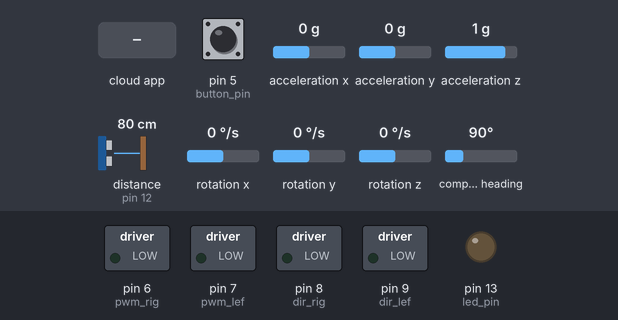
A sketch run on a simulated Arduino Mega 2560, built with avr-gcc and run on an emulated ATmega2560. Shown: switched loads named in the sketch (green lamp = pin HIGH), output pins drawn as LEDs (lit = HIGH). Inputs (shaded band) come from the test bench; at power-on: pin 5 (button_pin) HIGH, acceleration x 0 g, acceleration y 0 g, acceleration z 1 g, distance to the obstacle (sensor on pin 12) 80 cm, rotation x 0 °/s, rotation y 0 °/s, rotation z 0 °/s, compass heading 90°. The echo pulse lasts 58.3 µs per cm; the ROS host is connected and sends only what is stated.

Above: at 1.2 s.
1.3 s: the phone or cloud app sets linear.x to -100
At 1.9 s:
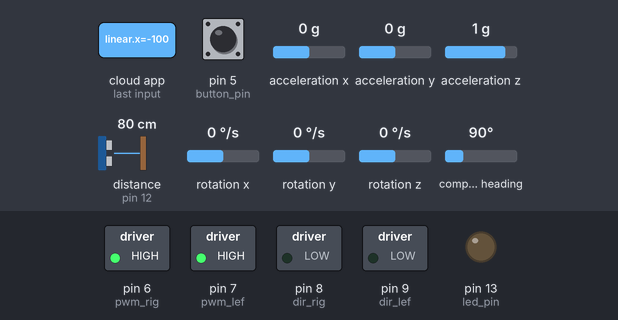
3.8 s: the phone or cloud app sets linear.x to 100
At 4.6 s:
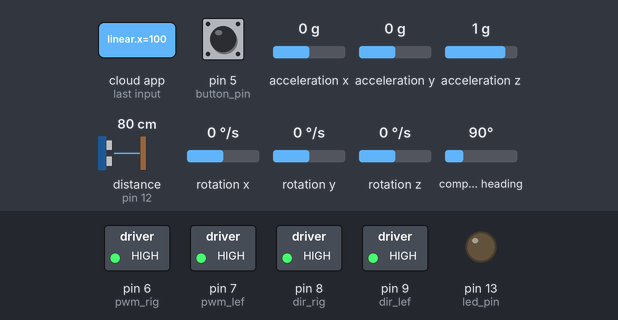
At 5.8 s:
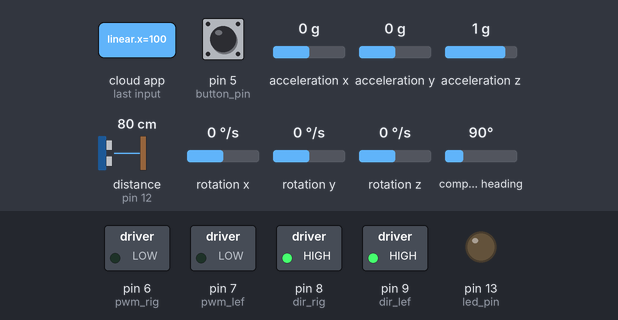
Timing chart, 0 to 7.3 s (numbered marks = the images above; inputs shaded):
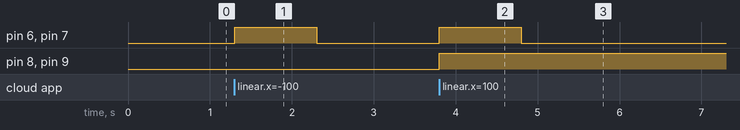

The sketch:

AUE_V2-2.ino
```cpp
//------------------------Header Files Includes--------------------------------------//
#define USE_USBCON
#include <Wire.h>
#include <PID_v1.h>
#include <ros.h>
#include <std_msgs/String.h>
#include <geometry_msgs/Vector3Stamped.h>
#include <geometry_msgs/Twist.h>
#include <geometry_msgs/Pose2D.h>
#include <ros/time.h>
#include <ArduinoHardware.h>
#include <std_msgs/Float64.h>
#include <Adafruit_BNO055.h>
#include <utility/imumaths.h>
#include <tf/transform_broadcaster.h>
#include <sensor_msgs/Imu.h>
#include <sensor_msgs/Range.h>
#include <std_msgs/Bool.h>
#include <Ultrasonic.h>

//*************** Motor Pin Numbers Declaration ************************************************************************************************************************//
#define dir_rig 8
#define pwm_rig 6
#define dir_lef 9
#define pwm_lef 7

// Interrupt pin macros for right motor encoders
#define INTERRUPT_PIN_RAIS_A_RIG 31
//#define INTERRUPT_PIN_FAL_A_RIG 33 // comment these line bcoz using two pins for right encoder
#define INTERRUPT_PIN_RAIS_B_RIG 35
//#define INTERRUPT_PIN_FAL_B_RIG 37  comment these line bcoz using two pins for right encoder

// Interrupt pin macros for left motor encoders
#define INTERRUPT_PIN_RAIS_A_LEF 22
//#define INTERRUPT_PIN_FAL_A_LEF 23 //comment these line bcoz using two pins for right encoder
#define INTERRUPT_PIN_RAIS_B_LEF 24
//#define INTERRUPT_PIN_FAL_B_LEF 25  //comment these line bcoz using two pins for right encoder

//*************** Loop Time Declaration ********************************************
#define LOOPTIME 100  // Looptime in milliseconds
const byte noCommLoopMax = 10;  // Max loops without communication before stopping
unsigned int noCommLoops = 0;  // Counter for loops without communication
Adafruit_BNO055 bno = Adafruit_BNO055(55, 0x28);

//*************** Exit Sensor Declaration *******************************************
const int button_pin = 5;
const int led_pin = 13;
bool last_reading;
long last_debounce_time = 0;
long debounce_delay = 6000;
bool published = true;

//*************** Ultrasonic Input Pin Numbers Declaration **************************
Ultrasonic ultrasonic_m(11, 12);  // 11 trig, 12 echo
long ultra_last_debounce_time = 0;
long ultra_debounce_delay = 60000;
int duration;
int distance;
int ultracount;
int u_m;

//*************** Encoder Input Pin Numbers Declaration *****************************
volatile byte state = LOW;
signed long int count_rig = 0, count_lef = 0;
int en_a_state_rig = 0, en_b_state_rig = 0, en_a_las_state_rig = 0, en_b_las_state_rig = 0;
int en_a_state_lef = 0, en_b_state_lef = 0, en_a_las_state_lef = 0, en_b_las_state_lef = 0;

long encoder_left = 0;
long encoder_right = 0;

//*************** Speed Declaration *************************************************
const double speed_pwm = 0.00148;  // DC motors
const double min_speed_cmd = 0.02962;  // 100 RPM
unsigned long lastMilli = 0, lm = 0;
const double radius = 0.0625;  // Wheel radius in meters
const double wheelbase = 0.32;  // Wheelbase in meters

double c_r = 0, c_l = 0;

double speed_req = 0;  // Desired linear speed for the robot in m/s
double angular_speed_req = 0;  // Desired angular speed in rad/s

double speed_req_left = 0;  // Desired speed for left wheel in m/s
double speed_act_left = 0;  // Actual speed for left wheel in m/s
double speed_cmd_left = 0;  // Commanded speed for left wheel in m/s

double speed_req_right = 0;  // Desired speed for right wheel in m/s
double speed_act_right = 0;  // Actual speed for right wheel in m/s
double speed_cmd_right = 0;  // Commanded speed for right wheel in m/s

const double max_speed = 0.03599;  // Max speed in m/s

// Initialize PWM values to zero
int PWM_leftMotor = 0;
int PWM_rightMotor = 0;
int d = 0;

//*************** PID Declaration ***************************************************
const double PID_left_param[] = {0.24, 0, 1};  // Kp, Ki, Kd for left motor PID
const double PID_right_param[] = {0.24, 0, 1};  // Kp, Ki, Kd for right motor PID
PID PID_leftMotor(&speed_act_left, &speed_cmd_left, &speed_req_left,
                  PID_left_param[0], PID_left_param[1], PID_left_param[2], DIRECT);
PID PID_rightMotor(&speed_act_right, &speed_cmd_right, &speed_req_right,
                   PID_right_param[0], PID_right_param[1], PID_right_param[2], DIRECT);

ros::NodeHandle nh;

//*************** Function to Handle cmd_vel ***************************************
void handle_cmd(const geometry_msgs::Twist& cmd_vel) {
  noCommLoops = 0;  // Reset the counter for number of loops without communication

  speed_req = cmd_vel.linear.x;  // Extract the commanded linear speed
  angular_speed_req = cmd_vel.angular.z;  // Extract the commanded angular speed

  speed_req_left = speed_req - angular_speed_req * (wheelbase / 2);  // Calculate left motor speed
  speed_req_right = speed_req + angular_speed_req * (wheelbase / 2);  // Calculate right motor speed
}

//*************** Declaration of PUB & SUB Message Types ***************************

geometry_msgs::Pose2D pwm_output_msg;
geometry_msgs::Pose2D encoder_msg;
geometry_msgs::Vector3Stamped speed_msg;
sensor_msgs::Imu imu_msg;
sensor_msgs::Range sonar_msg_m;  // Ultrasonic
std_msgs::Bool pushed_msg;
geometry_msgs::TransformStamped t;
geometry_msgs::TransformStamped l;
tf::TransformBroadcaster broadcaster;
char base_link[] = "/base_link";
char imu_frame[] = "/imu";
char ultra_frame[] = "/ultrasonic";

ros::Publisher pub_sonar_m("rangeSonar", &sonar_msg_m);
ros::Publisher pub_button("pushed", &pushed_msg);
ros::Publisher imu_pub("imu_data", &imu_msg);
ros::Subscriber<geometry_msgs::Twist> cmd_vel("cmd_vel", handle_cmd);
ros::Publisher speed_pub("speed", &speed_msg);
ros::Publisher pwm_output_pub("pwm_output", &pwm_output_msg);
ros::Publisher encoder_pub("encoder", &encoder_msg);


/************************************************************************************************
                                          SETUP FUNCTION
 ************************************************************************************************/
void setup()
{
  // Initialize ROS node
  nh.initNode();

  // Set baud rate for ROS serial communication
  nh.getHardware()->setBaud(115200);

  // Subscribe to ROS topic for velocity commands
  nh.subscribe(cmd_vel);

  // Prepare to publish speed in ROS topics
  nh.advertise(speed_pub);
  nh.advertise(encoder_pub);
  nh.advertise(pwm_output_pub);
  nh.advertise(imu_pub);
  nh.advertise(pub_button);
  nh.advertise(pub_sonar_m);

  // Initialize broadcaster for ROS
  broadcaster.init(nh);

  /************************************************************************************************
                                                         Exit & Ultra
  ************************************************************************************************/
  ultrasonic_m.setTimeout(40000UL);

  // Configure pins for LEDs and button
  pinMode(led_pin, OUTPUT);
  pinMode(button_pin, INPUT);

  // Enable the pull-up resistor on the button
  digitalWrite(button_pin, HIGH);

  // The button is a normally open button
  // last_reading = ! digitalRead(button_pin);

  /**************************************************************
    BNO055 Testing
  **************************************************************/
  while (!bno.begin())
  {
    nh.loginfo("No BNO055 detected");
  }

  /**************************************************************
    Encoders and Motors Initialization
  **************************************************************/
  // Set up motor control pins
  pinMode(pwm_rig, OUTPUT);
  pinMode(dir_rig, OUTPUT);
  pinMode(pwm_lef, OUTPUT);
  pinMode(dir_lef, OUTPUT);


//  pinMode(trigPin, OUTPUT);
//  pinMode(echoPin, INPUT);


  // Set up interrupt pins for right motor encoders
  pinMode(INTERRUPT_PIN_RAIS_A_RIG, INPUT_PULLUP);
  attachInterrupt(digitalPinToInterrupt(INTERRUPT_PIN_RAIS_A_RIG), rais_a_rig, CHANGE); // Change Interrupt state to RISING to CHANGE State

  //  pinMode(INTERRUPT_PIN_FAL_A_RIG, INPUT_PULLUP);
  //  attachInterrupt(digitalPinToInterrupt(INTERRUPT_PIN_FAL_A_RIG), fall_a_rig, FALLING);

  pinMode(INTERRUPT_PIN_RAIS_B_RIG, INPUT_PULLUP);
  attachInterrupt(digitalPinToInterrupt(INTERRUPT_PIN_RAIS_B_RIG), rais_b_rig, CHANGE);// Change Interrupt state to RISING to CHANGE State

  //  pinMode(INTERRUPT_PIN_FAL_B_RIG, INPUT_PULLUP);
  //  attachInterrupt(digitalPinToInterrupt(INTERRUPT_PIN_FAL_B_RIG), fall_b_rig, FALLING);

  // Set up interrupt pins for left motor encoders
  pinMode(INTERRUPT_PIN_RAIS_A_LEF, INPUT_PULLUP);
  attachInterrupt(digitalPinToInterrupt(INTERRUPT_PIN_RAIS_A_LEF), rais_a_lef, CHANGE);// Change Interrupt state to RISING to CHANGE State

  //  pinMode(INTERRUPT_PIN_FAL_A_LEF, INPUT_PULLUP);
  //  attachInterrupt(digitalPinToInterrupt(INTERRUPT_PIN_FAL_A_LEF), fall_a_lef, FALLING);

  pinMode(INTERRUPT_PIN_RAIS_B_LEF, INPUT_PULLUP);
  attachInterrupt(digitalPinToInterrupt(INTERRUPT_PIN_RAIS_B_LEF), rais_b_lef, CHANGE);// Change Interrupt state to RISING to CHANGE State

  //  pinMode(INTERRUPT_PIN_FAL_B_LEF, INPUT_PULLUP);
  //  attachInterrupt(digitalPinToInterrupt(INTERRUPT_PIN_FAL_B_LEF), fall_b_lef, FALLING);
}

/************************************************************************************************
                                          LOOP FUNCTION
 ************************************************************************************************/
void loop()
{
  nh.spinOnce();

  if ((millis() - lastMilli) >= LOOPTIME) {
    lastMilli = millis();

    // Read and calculate speeds
    c_l = count_lef;
    c_r = count_rig;

    if (abs(count_lef) < 5) {
      speed_act_left = 0; // Ignore minor disturbances
    } else {
      speed_act_left = ((c_l / 2800.0) * 2 * (22 / 7.0) * radius) * (1000.0 / LOOPTIME); // Change the tick value 2786 to 2800
    }

    if (abs(count_rig) < 5) {
      speed_act_right = 0; // Ignore minor disturbances
    } else {
      speed_act_right = ((c_r / 2800.0) * 2 * (22 / 7.0) * radius) * (1000.0 / LOOPTIME); // Change the tick value 2786 to 2800
    }

    encoder_left += count_lef;
    encoder_right += count_rig;

    // Reset encoder counts
    count_lef = 0;
    count_rig = 0;

    // Left Motor Control
    speed_cmd_left = constrain(speed_cmd_left, -max_speed, max_speed);
    PID_leftMotor.Compute(); // Compute PWM for left motor
    PWM_leftMotor = constrain(
                      ((speed_req_left + sgn(speed_req_left) * min_speed_cmd) / speed_pwm) +
                      (speed_cmd_left / speed_pwm),
                      -255, 255
                    );

    if (noCommLoops >= noCommLoopMax) {
      analogWrite(pwm_lef, 0); // Stop motor if communication timeout
    } else if (speed_req_left == 0) {
      analogWrite(pwm_lef, 0); // Stop motor if no speed request
    } else if (PWM_leftMotor > 0) {
      analogWrite(pwm_lef, PWM_leftMotor); // Move forward
      digitalWrite(dir_lef, HIGH);
    } else {
      analogWrite(pwm_lef, abs(PWM_leftMotor)); // Move backward
      digitalWrite(dir_lef, LOW);
    }

    // Right Motor Control
    speed_cmd_right = constrain(speed_cmd_right, -max_speed, max_speed);
    PID_rightMotor.Compute(); // Compute PWM for right motor
    PWM_rightMotor = constrain(
                       ((speed_req_right + sgn(speed_req_right) * min_speed_cmd) / speed_pwm) +
                       (speed_cmd_right / speed_pwm),
                       -255, 255
                     );

    if (noCommLoops >= noCommLoopMax) {
      analogWrite(pwm_rig, 0); // Stop motor if communication timeout
    } else if (speed_req_right == 0) {
      analogWrite(pwm_rig, 0); // Stop motor if no speed request
    } else if (PWM_rightMotor > 0) {
      analogWrite(pwm_rig, PWM_rightMotor); // Move forward
      digitalWrite(dir_rig, HIGH);
    } else {
      analogWrite(pwm_rig, abs(PWM_rightMotor)); // Move backward
      digitalWrite(dir_rig, LOW);
    }

    // Increment communication loops counter
    noCommLoops++;
    if (noCommLoops == 65535) {
      noCommLoops = noCommLoopMax; // Prevent overflow
    }

    // Sensor updates and data publishing
    updateimu();
    publishSpeed();
    updateexit();
    updateultra();
  }
}

/********************************************************************************************
                                    Publish speed function
*********************************************************************************************/
void publishSpeed() {
  // Update speed message
  speed_msg.header.stamp = nh.now();           // Timestamp for odometry data
  speed_msg.vector.x = speed_act_left;         // Left wheel speed (m/s)
  speed_msg.vector.y = speed_act_right;        // Right wheel speed (m/s)
  speed_msg.vector.z = 0.1;                    // Loop time (should match LOOPTIME in seconds)
  speed_pub.publish(&speed_msg);

  // Update encoder message
  encoder_msg.x = millis();                    // Current timestamp in milliseconds
  encoder_msg.y = encoder_right;               // Right wheel encoder count
  encoder_pub.publish(&encoder_msg);

  // Update PWM output message
  pwm_output_msg.x = PWM_leftMotor;            // PWM value for left motor
  pwm_output_msg.y = PWM_rightMotor;           // PWM value for right motor
  pwm_output_pub.publish(&pwm_output_msg);

  // Publish IMU data
  imu_pub.publish(&imu_msg);

  // Trigger ROS communication
  nh.spinOnce();

  // Optional log for debugging (can be disabled in production)
  nh.loginfo("Odometry data published");
}


/**************************************************************************************
                                  update imu
**************************************************************************************/
void updateimu() {
  nh.spinOnce();
  imu::Quaternion quat = bno.getQuat();
  sensors_event_t orientationData , angVelocityData , linearAccelData, magnetometerData, accelerometerData, gravityData;
  bno.getEvent(&angVelocityData, Adafruit_BNO055::VECTOR_GYROSCOPE);
  //bno.getEvent(&linearAccelData, Adafruit_BNO055::VECTOR_LINEARACCEL);
  bno.getEvent(&accelerometerData, Adafruit_BNO055::VECTOR_ACCELEROMETER);
  imu_msg.header.stamp = nh.now();
  imu_msg.header.frame_id = "imu";
  imu_msg.orientation.x = quat.x();
  imu_msg.orientation.y = quat.y();
  imu_msg.orientation.z = quat.z();
  imu_msg.orientation.w = quat.w();
  imu_msg.angular_velocity.x = angVelocityData.gyro.x;
  imu_msg.angular_velocity.y = angVelocityData.gyro.y;
  imu_msg.angular_velocity.z = angVelocityData.gyro.z;
  imu_msg.linear_acceleration.x = accelerometerData.acceleration.x;
  imu_msg.linear_acceleration.y = accelerometerData.acceleration.y;
  imu_msg.linear_acceleration.z = accelerometerData.acceleration.z;

  l.header.frame_id = base_link;
  l.child_frame_id = imu_frame;
  // l.header.frame_id = imu_frame;
  l.transform.rotation.x = 0;
  l.transform.rotation.y = 0;
  l.transform.rotation.z = 0;
  l.transform.rotation.w = 1.0;
  l.header.stamp = nh.now();
  // if ((millis() - lm) >= 1000)
  { lm = millis();
    broadcaster.sendTransform(l);
  }

}
/**************************************************************************************
                                    Button Update
**************************************************************************************/
void updateexit()
{
  bool reading = digitalRead(button_pin);
  if (reading == 0 && (millis() - last_debounce_time) > debounce_delay) {        // Using logical operator to optimize if condition
    last_debounce_time = millis();
    pushed_msg.data = reading;
    pub_button.publish(&pushed_msg);
    nh.loginfo("0");
  }
}

/**************************************************************************************
                          Ultrasonic Sensor Update
**************************************************************************************/
void updateultra()
{
  // Read ultrasonic distance
  u_m = ultrasonic_m.read();  // optimize u_m data from multiple initializtion and update in if condition

  // Check if the distance is less than 40
  if (u_m < 200) {
    ultracount = 0;
    if ((millis() - ultra_last_debounce_time) > ultra_debounce_delay) {
      ultra_last_debounce_time = millis();
      sonar_msg_m.range = u_m;
      pub_sonar_m.publish(&sonar_msg_m);
      nh.loginfo("ultrasonic");
    }
  } else {
    ultracount = 1;
  }
}

/**************************************************************************************
                    Encoder Calculations for Right Motor
**************************************************************************************/
void rais_a_rig() {
  //  en_a_state_rig = HIGH;
  en_a_state_rig = digitalRead(INTERRUPT_PIN_RAIS_A_RIG);// use digitalRead to read sensor value
  calculataion_rig();
}

//void fall_a_rig() {
//  en_a_state_rig = LOW;
//  calculataion_rig();
//}

void rais_b_rig() {
  //  en_b_state_rig = HIGH;
  en_b_state_rig = digitalRead(INTERRUPT_PIN_RAIS_B_RIG);// use digitalRead to read sensor value
  calculataion_rig();
}

//void fall_b_rig() {
//  en_b_state_rig = LOW;
//  calculataion_rig();
//}

void calculataion_rig() {  // create a function using comparision operator
  if (en_a_state_rig != en_a_las_state_rig) {
    count_rig += (en_b_state_rig == en_a_state_rig) ? -1 : 1;
  } else if (en_a_state_rig == en_a_las_state_rig) {
    if (en_b_state_rig != en_b_las_state_rig) {
      count_rig += (en_b_state_rig != en_a_state_rig) ? -1 : 1; // implace of using unary opertor use binary operator
    }
  }
  en_a_las_state_rig = en_a_state_rig;
  en_b_las_state_rig = en_b_state_rig;
}

/**************************************************************************************
                  Encoder Calculations for Left Motor
**************************************************************************************/
void rais_a_lef() {
  //  en_a_state_lef = HIGH;
  en_a_state_lef = digitalRead(INTERRUPT_PIN_RAIS_A_LEF);// use digitRead to reading encoder value to high
  calculataion_lef();
}

//void fall_a_lef() {
//  en_a_state_lef = LOW;
//  calculataion_lef();
//}

void rais_b_lef() {
  //  en_b_state_lef = HIGH;
  en_b_state_lef = digitalRead(INTERRUPT_PIN_RAIS_B_LEF);// use digitRead to reading encoder value to high
  calculataion_lef();
}
//
//void fall_b_lef() {
//  en_b_state_lef = LOW;
//  calculataion_lef();
//}

void calculataion_lef() {                                        // create a function using comparision operator
  if (en_a_state_lef != en_a_las_state_lef) {
    count_lef += (en_b_state_lef == en_a_state_lef) ? 1 : -1;
  } else if (en_a_state_lef == en_a_las_state_lef) {
    if (en_b_state_lef != en_b_las_state_lef) {
      count_lef += (en_b_state_lef != en_a_state_lef) ? 1 : -1; // implace of using unary opertor use binary operator
    }
  }
  en_a_las_state_lef = en_a_state_lef;
  en_b_las_state_lef = en_b_state_lef;
}

/**************************************************************************************
                                      Stop Motors
**************************************************************************************/
void dc_stop() {
  Serial.println("stopped");
  analogWrite(pwm_rig, 0);
  analogWrite(pwm_lef, 0);
  digitalWrite(dir_rig, LOW);
  digitalWrite(dir_lef, HIGH);
}

/**************************************************************************************
                                Sign Function
**************************************************************************************/
template <typename T> int sgn(T val) {
  return (T(0) < val) - (val < T(0));
}
```

Measured:
- after the input at 1.3 s, pin 6 (pwm_rig), pin 7 (pwm_lef): LOW → HIGH at once, → LOW 1.0 s later
- after the input at 3.8 s, pin 6 (pwm_rig), pin 7 (pwm_lef): LOW → HIGH at once, → LOW 1.0 s later; pin 8 (dir_rig), pin 9 (dir_lef): LOW → HIGH at once
